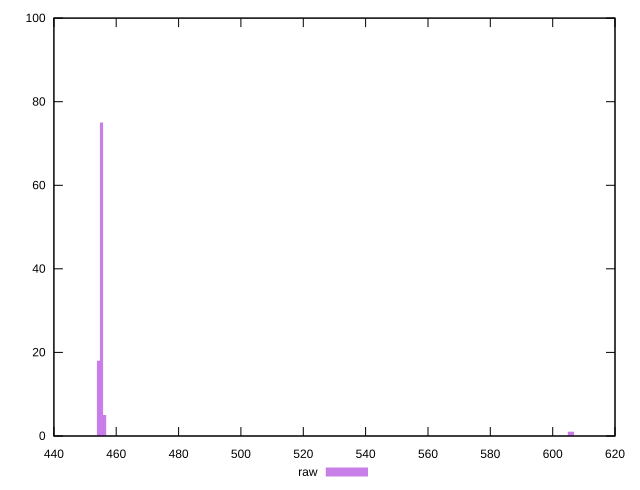

gnuplot code for this plot:
reset
set terminal svg size 640, 490
set output "reprap/uses-rel-preload/samples/pages+cached+noexternal/raw/histogram.svg"

$raw <<EOF
455.2605270127257 75
454.27297706258963 18
456.2480769628618 5
605.3681194334075 1
606.3556693835435 1
EOF

set key outside below
set boxwidth 0.9875499501360644
set yrange [0:100]
set style fill transparent solid 0.5 noborder

plot \
  $raw title "raw" with boxes, \


reset
